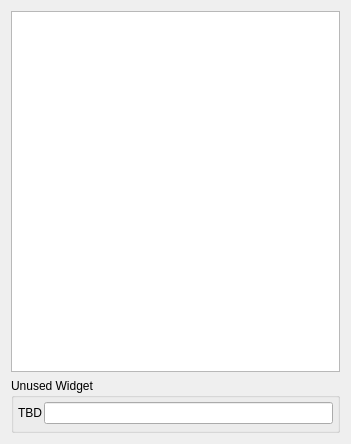
<?xml version="1.0" encoding="UTF-8"?>
<ui version="4.0">
 <class>vtkCircuitReaderPanel</class>
 <widget class="QWidget" name="vtkCircuitReaderPanel">
  <property name="geometry">
   <rect>
    <x>0</x>
    <y>0</y>
    <width>351</width>
    <height>444</height>
   </rect>
  </property>
  <property name="sizePolicy">
   <sizepolicy hsizetype="Preferred" vsizetype="Expanding">
    <horstretch>0</horstretch>
    <verstretch>0</verstretch>
   </sizepolicy>
  </property>
  <property name="windowTitle">
   <string>Form</string>
  </property>
  <layout class="QVBoxLayout" name="verticalLayout">
   <item>
    <widget class="pqTreeView" name="Targets">
     <property name="sizePolicy">
      <sizepolicy hsizetype="Expanding" vsizetype="Expanding">
       <horstretch>0</horstretch>
       <verstretch>1</verstretch>
      </sizepolicy>
     </property>
     <property name="selectionMode">
      <enum>QAbstractItemView::SingleSelection</enum>
     </property>
     <property name="rootIsDecorated">
      <bool>false</bool>
     </property>
    </widget>
   </item>
   <item>
    <widget class="pqCollapsedGroup" name="FilePatternGroup">
     <property name="title">
      <string>Unused Widget</string>
     </property>
     <property name="collapsed" stdset="0">
      <bool>true</bool>
     </property>
     <layout class="QGridLayout">
      <property name="margin">
       <number>4</number>
      </property>
      <property name="spacing">
       <number>2</number>
      </property>
      <item row="0" column="1">
       <widget class="QLineEdit" name="Unused">
        <property name="sizePolicy">
         <sizepolicy hsizetype="Expanding" vsizetype="Fixed">
          <horstretch>0</horstretch>
          <verstretch>0</verstretch>
         </sizepolicy>
        </property>
       </widget>
      </item>
      <item row="1" column="1">
       <widget class="pqFileChooserWidget" name="XMLFileName" native="true">
        <property name="sizePolicy">
         <sizepolicy hsizetype="Expanding" vsizetype="Fixed">
          <horstretch>0</horstretch>
          <verstretch>0</verstretch>
         </sizepolicy>
        </property>
       </widget>
      </item>
      <item row="0" column="0">
       <widget class="QLabel" name="label_7">
        <property name="sizePolicy">
         <sizepolicy hsizetype="Preferred" vsizetype="Preferred">
          <horstretch>0</horstretch>
          <verstretch>0</verstretch>
         </sizepolicy>
        </property>
        <property name="text">
         <string>TBD</string>
        </property>
        <property name="wordWrap">
         <bool>true</bool>
        </property>
       </widget>
      </item>
     </layout>
    </widget>
   </item>
  </layout>
 </widget>
 <customwidgets>
  <customwidget>
   <class>pqFileChooserWidget</class>
   <extends>QWidget</extends>
   <header>pqFileChooserWidget.h</header>
  </customwidget>
  <customwidget>
   <class>pqCollapsedGroup</class>
   <extends>QGroupBox</extends>
   <header>pqCollapsedGroup.h</header>
   <container>1</container>
  </customwidget>
  <customwidget>
   <class>pqTreeView</class>
   <extends>QTreeView</extends>
   <header>pqTreeView.h</header>
  </customwidget>
 </customwidgets>
 <resources/>
 <connections/>
</ui>
